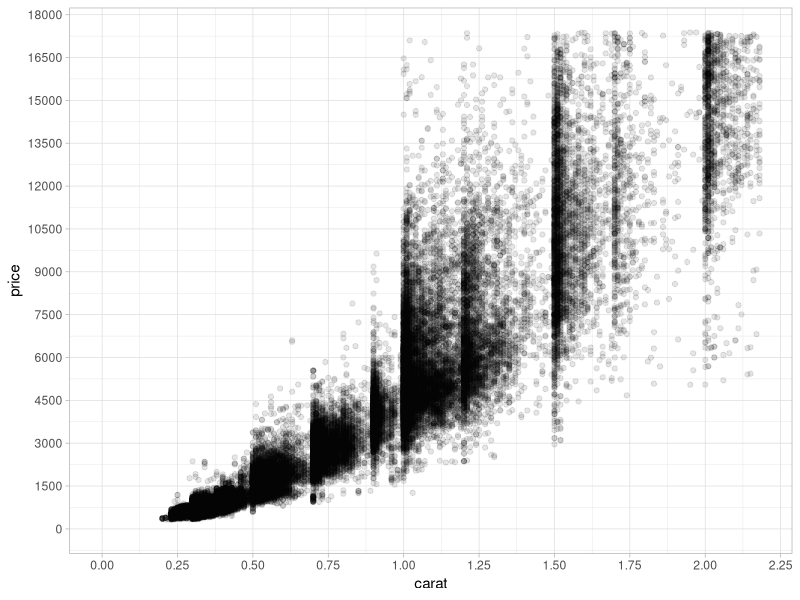
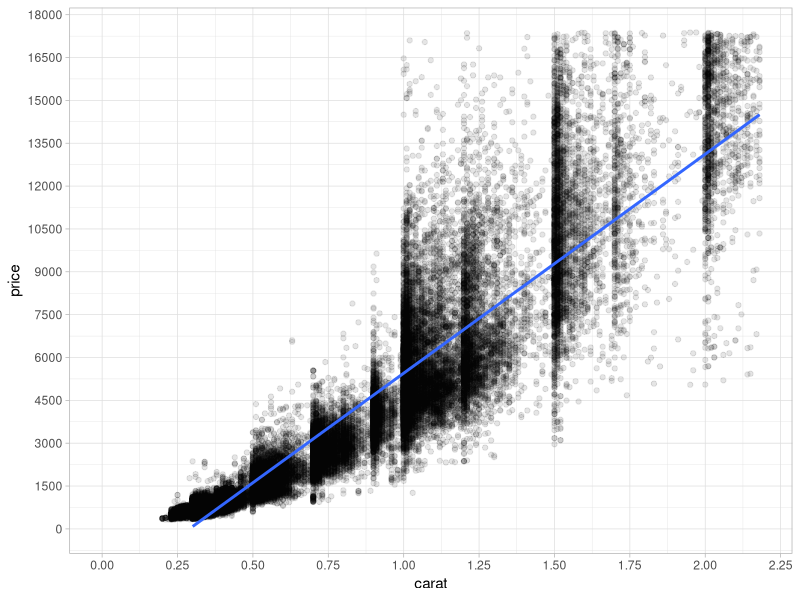
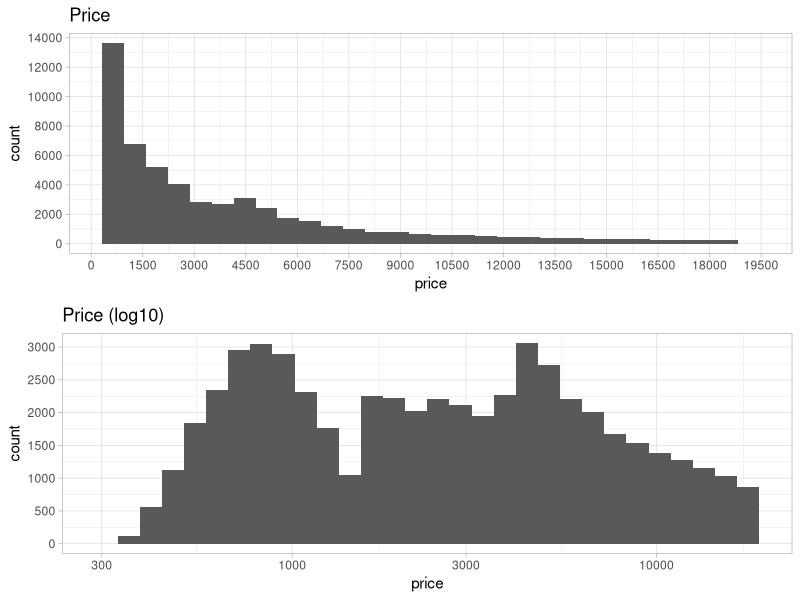
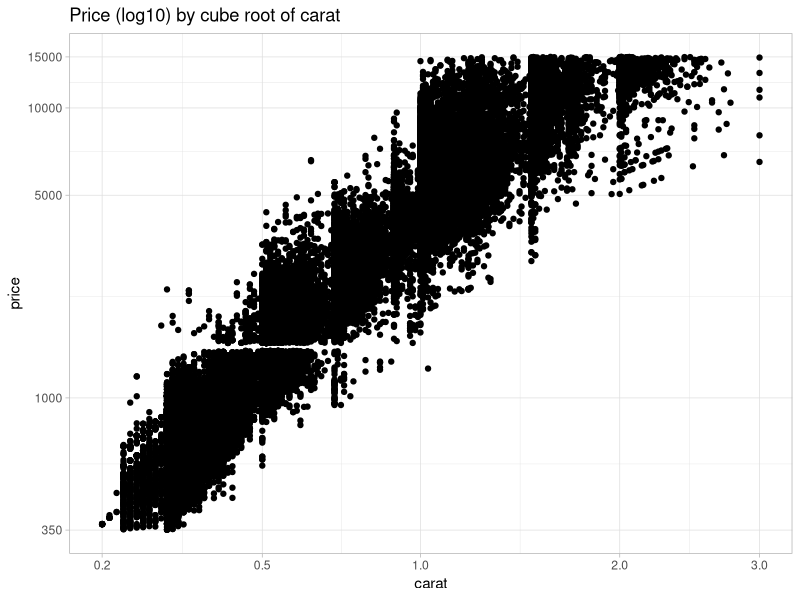
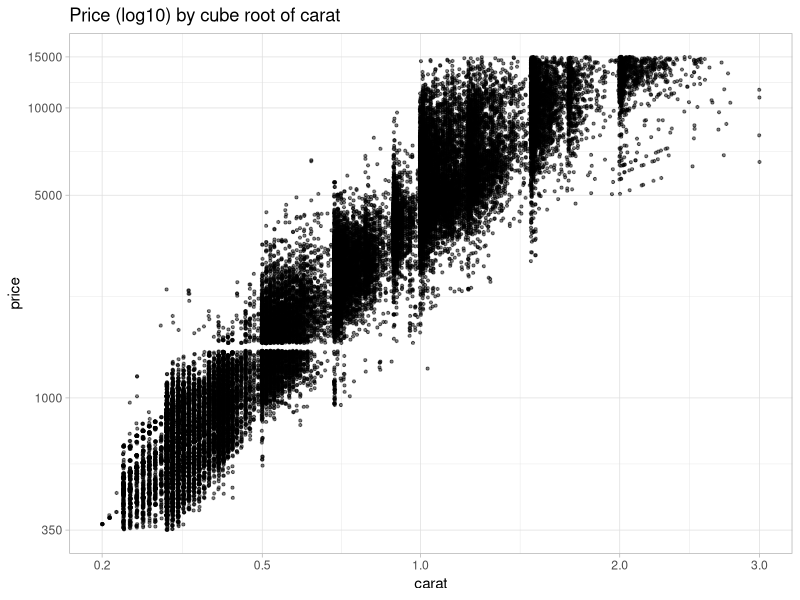
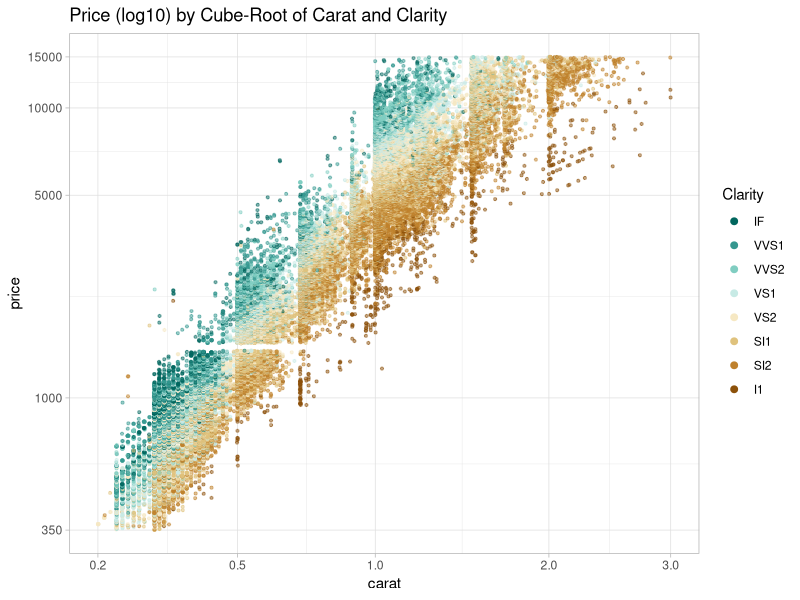
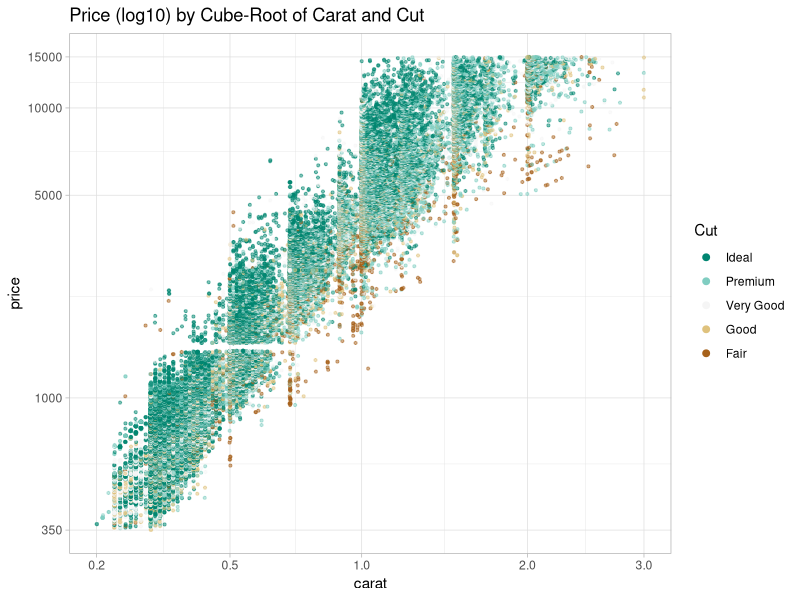

Write R code to recreate these figures, in order.
## ---- chunk 1
setwd("~/Documents/GitHub/udacity-dand/core-course-05-exploratory-data-analysis/lesson-09-diamonds-and-price-predictions")
## ---- chunk 2
library(ggplot2, warn.conflicts = FALSE)
library(gridExtra, warn.conflicts = FALSE)
library(GGally, warn.conflicts = FALSE)
library(scales, warn.conflicts = FALSE)
library(RColorBrewer, warn.conflicts = FALSE)
theme_set(theme_light())

data(diamonds)
## ---- chunk 3
ggplot(diamonds, aes(x = carat, y = price)) +
  geom_point(alpha = 1/10, na.rm = TRUE) +
  scale_x_continuous(limits = c(0, quantile(diamonds$carat, .99)),
                     breaks = seq(0, 2.5, 0.25)) +
  scale_y_continuous(limits = c(0, quantile(diamonds$price, .99)),
                     breaks = seq(0, 20000, 1500))
## ---- chunk 4
ggplot(diamonds, aes(x = carat, y = price)) +
  geom_point(alpha = 1/10, na.rm = TRUE) +
  geom_smooth(method = "lm", na.rm = TRUE) +
  scale_x_continuous(limits = c(0, quantile(diamonds$carat, .99)),
                     breaks = seq(0, 2.5, 0.25)) +
  scale_y_continuous(limits = c(0, quantile(diamonds$price, .99)),
                     breaks = seq(0, 20000, 1500))
## ---- chunk 5
p1 <- ggplot(diamonds, aes(x = price)) +
        geom_histogram(bins = 30) +
        scale_x_continuous(breaks = seq(0, 20000, 1500)) +
        scale_y_continuous(breaks = seq(0, 15000, 2000)) +
        ggtitle('Price')

p2 <- ggplot(diamonds, aes(x = price)) +
        geom_histogram(bins = 30) +
        scale_x_log10() +
        scale_y_continuous(breaks = seq(0, 4000, 500)) +
        ggtitle('Price (log10)')

grid.arrange(p1, p2)
## ---- chunk 6
# carat = weight of the diamond = f(volume) = f(x.y.z)
cuberoot_trans <- function() {
  trans_new("cuberoot",
            transform = function(x) x ^ (1/3), # cubic root
            inverse = function(x) x ^ 3)
}

ggplot(diamonds, aes(x = carat, y = price)) +
  geom_point(na.rm = TRUE) +
  scale_x_continuous(trans = cuberoot_trans(), 
                     limits = c(.2, 3),
                     breaks = c(.2, .5, 1, 2, 3)) +
  scale_y_continuous(trans = log10_trans(), 
                     limits = c(350,15000),
                     breaks = c(350, 1000, 5000, 10000, 15000)) +
  ggtitle("Price (log10) by cube root of carat")
## ---- chunk 7
ggplot(diamonds, aes(x = carat, y = price)) +
  geom_point(alpha = 1/2, size = 3/4, position = position_jitter(), na.rm = TRUE) +
  scale_x_continuous(trans = cuberoot_trans(), 
                     limits = c(.2, 3),
                     breaks = c(.2, .5, 1, 2, 3)) +
  scale_y_continuous(trans = log10_trans(), 
                     limits = c(350,15000),
                     breaks = c(350, 1000, 5000, 10000, 15000)) +
  ggtitle("Price (log10) by cube root of carat")
## ---- chunk 8
ggplot(diamonds, aes(x = carat, y = price, color = clarity)) +
  geom_point(alpha = 1/2, size = 3/4, position = position_jitter(), na.rm = TRUE) +
  scale_color_brewer(type = 'div',
                     guide = guide_legend(title = 'Clarity', 
                                          reverse = TRUE,
                                          override.aes = list(alpha = 1, size = 2))) +
  scale_x_continuous(trans = cuberoot_trans(), 
                     limits = c(.2, 3),
                     breaks = c(.2, .5, 1, 2, 3)) +
  scale_y_continuous(trans = log10_trans(), 
                     limits = c(350,15000),
                     breaks = c(350, 1000, 5000, 10000, 15000)) +
  ggtitle('Price (log10) by Cube-Root of Carat and Clarity')
## ---- chunk 9
ggplot(diamonds, aes(x = carat, y = price, color = cut)) +
  geom_point(alpha = 1/2, size = 3/4, position = position_jitter(), na.rm = TRUE) +
  scale_color_brewer(type = 'div',
                     guide = guide_legend(title = 'Cut', 
                                          reverse = TRUE,
                                          override.aes = list(alpha = 1, size = 2))) +
  scale_x_continuous(trans = cuberoot_trans(), 
                     limits = c(.2, 3),
                     breaks = c(.2, .5, 1, 2, 3)) +
  scale_y_continuous(trans = log10_trans(), 
                     limits = c(350,15000),
                     breaks = c(350, 1000, 5000, 10000, 15000)) +
  ggtitle('Price (log10) by Cube-Root of Carat and Cut')
